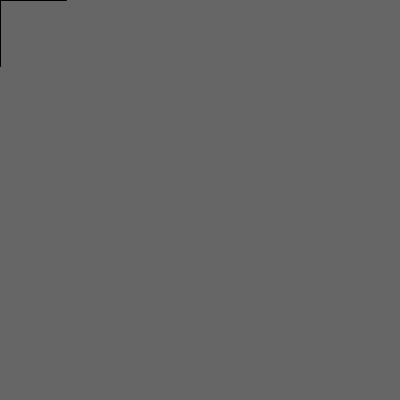
Frame 1 (no input)
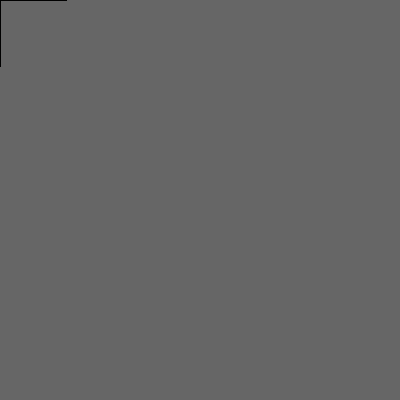
Frame 60 (the mouse pressed at the canvas centre just before this capture)
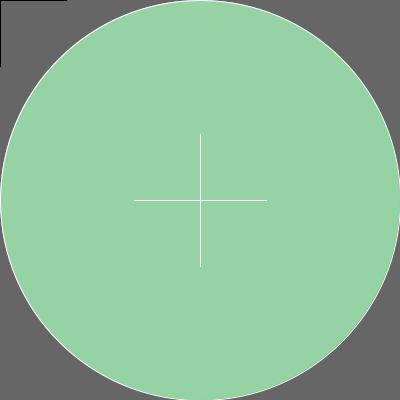
Frame 120 (the mouse held since frame 60 and released just before this capture)

The Processing sketch that drew these frames (run headless with seeded random() and noise(); from frame 60 on, the mouse is pressed at the canvas centre):

// Processing sketch: processing_131742
// ── processing_131742.pde

void setup()
{

  size(400, 400);
  background(102);
  smooth();

}

void draw() 
{

  variableEllipse(mouseX, mouseY, pmouseX, pmouseY);
}

void variableEllipse(int x, int y, int px, int py) 

{

  float speed = abs(x-px) + abs(y-py);
  stroke(speed);
  fill(random(255), random(255), random(255));
  ellipse(x, y, speed, speed);

  if (mousePressed) {
    stroke(255);
  } else {
    stroke(0);
  }
  line(mouseX-66, mouseY, mouseX+66, mouseY);
  line(mouseX, mouseY-66, mouseX, mouseY+66); 
}
